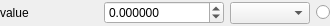
<?xml version="1.0" encoding="UTF-8"?>
<ui version="4.0">
 <class>NumVal</class>
 <widget class="QWidget" name="NumVal">
  <property name="geometry">
   <rect>
    <x>0</x>
    <y>0</y>
    <width>330</width>
    <height>26</height>
   </rect>
  </property>
  <property name="sizePolicy">
   <sizepolicy hsizetype="Preferred" vsizetype="MinimumExpanding">
    <horstretch>0</horstretch>
    <verstretch>0</verstretch>
   </sizepolicy>
  </property>
  <property name="windowTitle">
   <string notr="true">Form</string>
  </property>
  <property name="toolTip">
   <string notr="true"/>
  </property>
  <property name="statusTip">
   <string notr="true"/>
  </property>
  <property name="whatsThis">
   <string notr="true"/>
  </property>
  <property name="accessibleName">
   <string notr="true"/>
  </property>
  <property name="accessibleDescription">
   <string notr="true"/>
  </property>
  <property name="windowFilePath">
   <string notr="true"/>
  </property>
  <layout class="QHBoxLayout" name="horizontalLayout">
   <property name="leftMargin">
    <number>0</number>
   </property>
   <property name="topMargin">
    <number>0</number>
   </property>
   <property name="rightMargin">
    <number>0</number>
   </property>
   <property name="bottomMargin">
    <number>0</number>
   </property>
   <item>
    <widget class="QLabel" name="valLabel">
     <property name="sizePolicy">
      <sizepolicy hsizetype="Preferred" vsizetype="MinimumExpanding">
       <horstretch>0</horstretch>
       <verstretch>0</verstretch>
      </sizepolicy>
     </property>
     <property name="text">
      <string notr="true">value</string>
     </property>
    </widget>
   </item>
   <item>
    <widget class="DSpinBox" name="valueBox">
     <property name="sizePolicy">
      <sizepolicy hsizetype="Fixed" vsizetype="Fixed">
       <horstretch>0</horstretch>
       <verstretch>0</verstretch>
      </sizepolicy>
     </property>
     <property name="minimumSize">
      <size>
       <width>120</width>
       <height>0</height>
      </size>
     </property>
     <property name="maximumSize">
      <size>
       <width>120</width>
       <height>16777215</height>
      </size>
     </property>
     <property name="locale">
      <locale language="C" country="AnyCountry"/>
     </property>
     <property name="specialValueText">
      <string notr="true"/>
     </property>
     <property name="keyboardTracking">
      <bool>false</bool>
     </property>
     <property name="prefix">
      <string notr="true"/>
     </property>
     <property name="suffix">
      <string notr="true"/>
     </property>
     <property name="decimals">
      <number>6</number>
     </property>
     <property name="minimum">
      <double>-9999999999.989999771118164</double>
     </property>
     <property name="maximum">
      <double>9999999999.989999771118164</double>
     </property>
    </widget>
   </item>
   <item>
    <widget class="QComboBox" name="unitBox">
     <property name="sizePolicy">
      <sizepolicy hsizetype="Fixed" vsizetype="Fixed">
       <horstretch>0</horstretch>
       <verstretch>0</verstretch>
      </sizepolicy>
     </property>
     <property name="minimumSize">
      <size>
       <width>80</width>
       <height>0</height>
      </size>
     </property>
     <property name="maximumSize">
      <size>
       <width>65</width>
       <height>16777215</height>
      </size>
     </property>
     <property name="currentText">
      <string notr="true"/>
     </property>
     <property name="currentIndex">
      <number>-1</number>
     </property>
     <property name="maxCount">
      <number>10</number>
     </property>
     <property name="sizeAdjustPolicy">
      <enum>QComboBox::AdjustToContents</enum>
     </property>
    </widget>
   </item>
   <item>
    <widget class="QRadioButton" name="showVal">
     <property name="sizePolicy">
      <sizepolicy hsizetype="Fixed" vsizetype="Fixed">
       <horstretch>0</horstretch>
       <verstretch>0</verstretch>
      </sizepolicy>
     </property>
     <property name="locale">
      <locale language="C" country="AnyCountry"/>
     </property>
     <property name="text">
      <string/>
     </property>
     <property name="autoExclusive">
      <bool>false</bool>
     </property>
    </widget>
   </item>
  </layout>
 </widget>
 <customwidgets>
  <customwidget>
   <class>DSpinBox</class>
   <extends>QDoubleSpinBox</extends>
   <header location="global">dspinbox.h</header>
  </customwidget>
 </customwidgets>
 <resources/>
 <connections/>
</ui>
